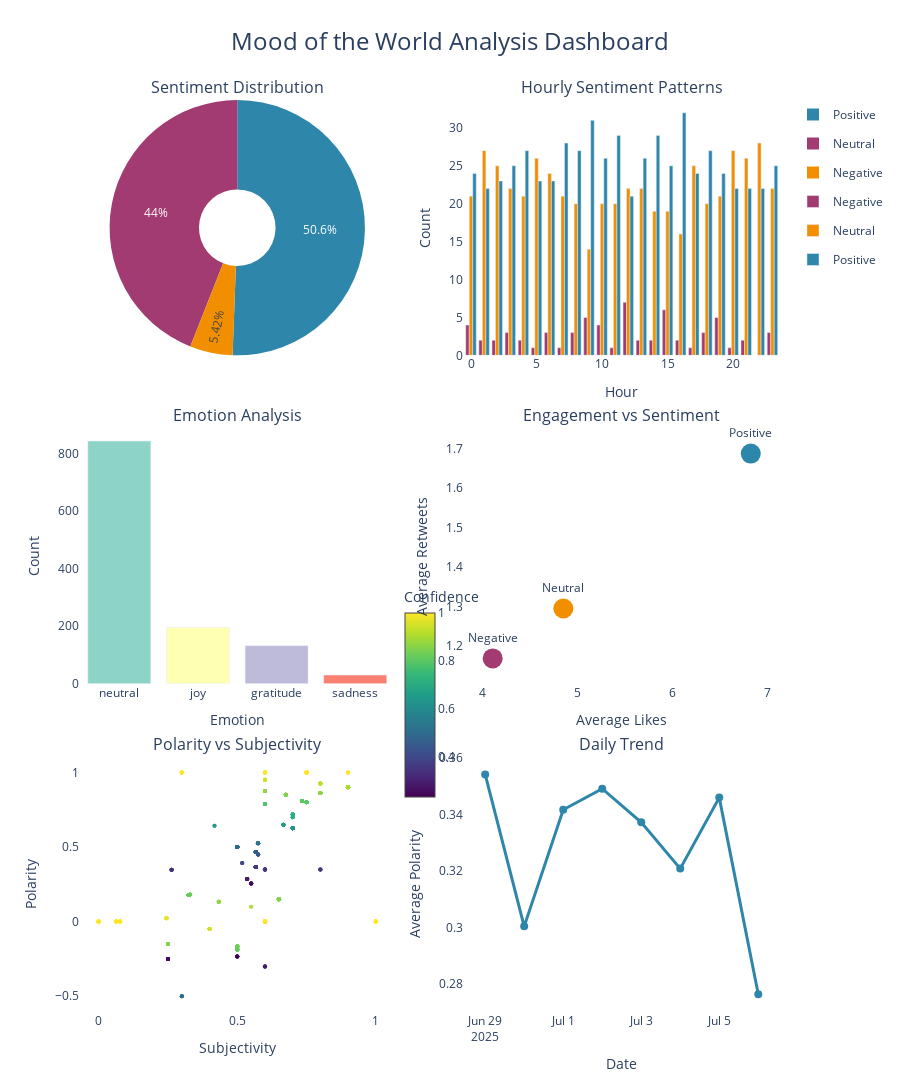
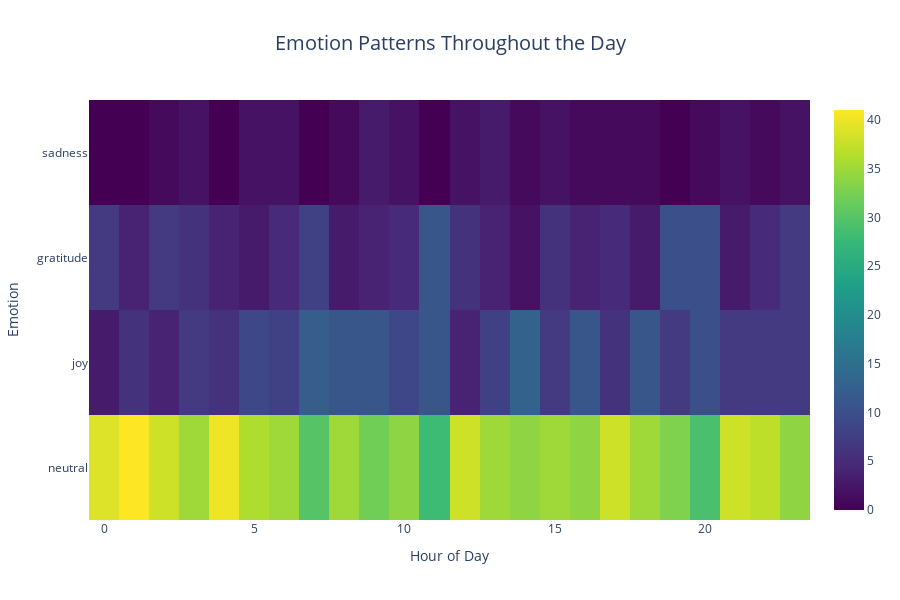
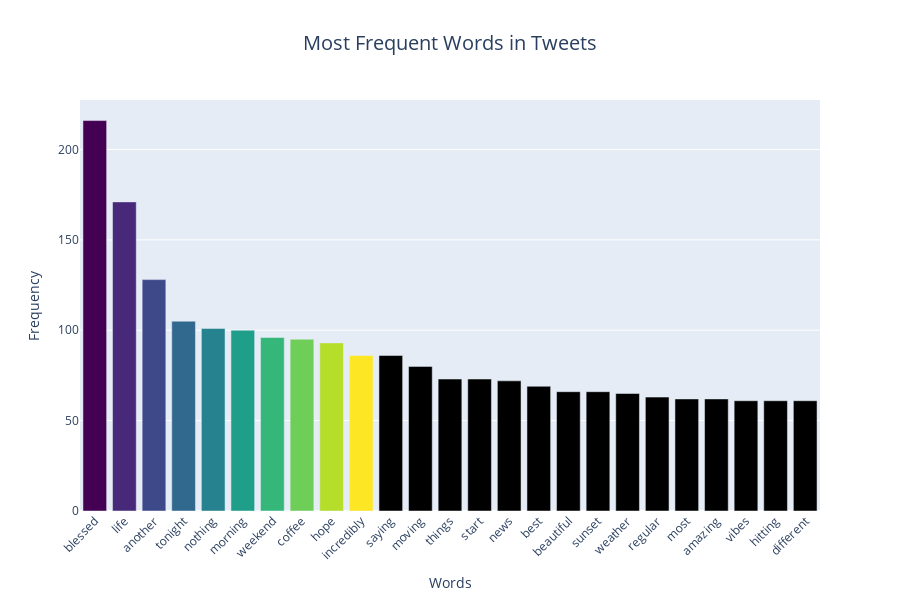
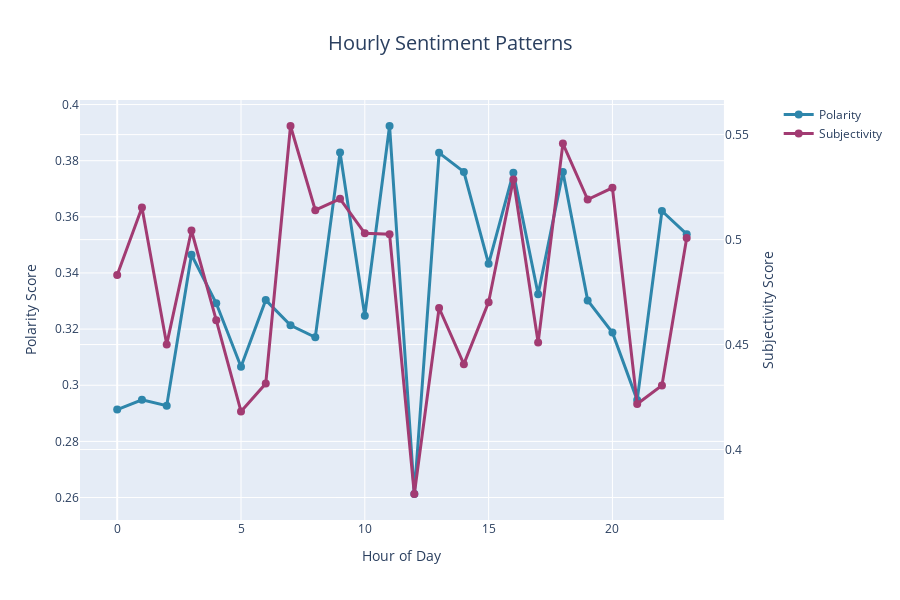

The code cell stored with these charts, in order, in its notebook:
### Markdown cell above
Version 2

### Code cell
class InteractivePlotter:
    def __init__(self, df, analyzer):
        self.df = df
        self.analyzer = analyzer

    def create_sentiment_dashboard(self):
        """Interactive Dashboard"""
        fig = make_subplots(
            rows=3, cols=2,
            subplot_titles=(
                'Sentiment Distribution',
                'Hourly Sentiment Patterns',
                'Emotion Analysis',
                'Engagement vs Sentiment',
                'Polarity vs Subjectivity',
                'Daily Trend'
            ),
            specs=[
                [{"type": "pie"}, {"type": "xy"}],
                [{"type": "xy"}, {"type": "xy"}],
                [{"type": "xy"}, {"type": "xy"}]
            ],
            vertical_spacing=0.08,
            horizontal_spacing=0.1
        )

        sentiment_counts = self.df['sentiment'].value_counts()
        colors = ['#2E86AB', '#A23B72', '#F18F01']

        fig.add_trace(go.Pie(
            labels=sentiment_counts.index,
            values=sentiment_counts.values,
            marker_colors=colors,
            hole=0.3,
            name="Sentiment",
            hovertemplate='<b>%{label}</b><br>Count: %{value}<br>Percentage: %{percent}<extra></extra>'
        ), row=1, col=1)

        hourly_sentiment = self.df.groupby(['hour', 'sentiment']).size().unstack(fill_value=0)
        sentiment_colors = {'Positive': '#2E86AB', 'Negative': '#A23B72', 'Neutral': '#F18F01'}

        for sentiment in hourly_sentiment.columns:
            if sentiment in sentiment_colors:
                fig.add_trace(go.Bar(
                    x=hourly_sentiment.index,
                    y=hourly_sentiment[sentiment],
                    name=f'{sentiment}',
                    marker_color=sentiment_colors[sentiment],
                    legendgroup=sentiment,
                    hovertemplate=f'<b>{sentiment}</b><br>Hour: %{{x}}<br>Count: %{{y}}<extra></extra>'
                ), row=1, col=2)

        emotion_counts = self.df['emotion'].value_counts().head(8)
        fig.add_trace(go.Bar(
            x=emotion_counts.index,
            y=emotion_counts.values,
            marker_color=px.colors.qualitative.Set3[:len(emotion_counts)],
            name="Emotions",
            showlegend=False,
            hovertemplate='<b>%{x}</b><br>Count: %{y}<extra></extra>'
        ), row=2, col=1)

        engagement_sentiment = self.df.groupby('sentiment').agg({
            'like_count': 'mean',
            'retweet_count': 'mean'
        }).reset_index()

        fig.add_trace(go.Scatter(
            x=engagement_sentiment['like_count'],
            y=engagement_sentiment['retweet_count'],
            mode='markers+text',
            text=engagement_sentiment['sentiment'],
            textposition='top center',
            marker=dict(
                size=20,
                color=[sentiment_colors.get(s, '#666666') for s in engagement_sentiment['sentiment']]
            ),
            name="Engagement",
            showlegend=False,
            hovertemplate='<b>%{text}</b><br>Avg Likes: %{x:.1f}<br>Avg Retweets: %{y:.1f}<extra></extra>'
        ), row=2, col=2)

        fig.add_trace(go.Scatter(
            x=self.df['subjectivity'],
            y=self.df['polarity'],
            mode='markers',
            marker=dict(
                color=self.df['confidence'],
                colorscale='viridis',
                size=4,
                opacity=0.6,
                showscale=True,
                colorbar=dict(
                    title="Confidence",
                    x=0.45,
                    len=0.25,
                    y=0.35
                )
            ),
            name="Tweets",
            showlegend=False,
            hovertemplate='<b>Tweet Analysis</b><br>Subjectivity: %{x:.2f}<br>Polarity: %{y:.2f}<br>Confidence: %{marker.color:.2f}<extra></extra>'
        ), row=3, col=1)

        daily_polarity = self.df.groupby(self.df['created_at'].dt.date)['polarity'].mean()
        fig.add_trace(go.Scatter(
            x=daily_polarity.index,
            y=daily_polarity.values,
            mode='lines+markers',
            line=dict(color='#2E86AB', width=3),
            marker=dict(size=8),
            name="Daily Trend",
            showlegend=False,
            hovertemplate='<b>Daily Trend</b><br>Date: %{x}<br>Avg Polarity: %{y:.3f}<extra></extra>'
        ), row=3, col=2)

        fig.update_layout(
            height=1200,
            title_text="Mood of the World Analysis Dashboard",
            title_font_size=24,
            title_x=0.5,
            font=dict(size=12),
            paper_bgcolor='white',
            plot_bgcolor='white'
        )

        fig.update_xaxes(title_text="Hour", row=1, col=2)
        fig.update_yaxes(title_text="Count", row=1, col=2)

        fig.update_xaxes(title_text="Emotion", row=2, col=1)
        fig.update_yaxes(title_text="Count", row=2, col=1)

        fig.update_xaxes(title_text="Average Likes", row=2, col=2)
        fig.update_yaxes(title_text="Average Retweets", row=2, col=2)

        fig.update_xaxes(title_text="Subjectivity", row=3, col=1)
        fig.update_yaxes(title_text="Polarity", row=3, col=1)

        fig.update_xaxes(title_text="Date", row=3, col=2)
        fig.update_yaxes(title_text="Average Polarity", row=3, col=2)

        return fig

    def create_emotion_heatmap(self):
        """Create emotion-time heatmap"""
        emotion_hour = self.df.groupby(['hour', 'emotion']).size().unstack(fill_value=0)

        top_emotions = self.df['emotion'].value_counts().head(8).index
        emotion_hour_filtered = emotion_hour[top_emotions] if len(top_emotions) > 0 else emotion_hour

        fig = go.Figure(data=go.Heatmap(
            z=emotion_hour_filtered.T.values,
            x=emotion_hour_filtered.index,
            y=emotion_hour_filtered.columns,
            colorscale='viridis',
            hoverongaps=False,
            hovertemplate='<b>Emotion Pattern</b><br>Hour: %{x}<br>Emotion: %{y}<br>Count: %{z}<extra></extra>'
        ))

        fig.update_layout(
            title='Emotion Patterns Throughout the Day',
            title_font_size=20,
            title_x=0.5,
            xaxis_title='Hour of Day',
            yaxis_title='Emotion',
            height=600,
            width=900,
            font=dict(size=12)
        )

        return fig

    def create_word_frequency_chart(self):
        """Create word frequency visualization"""
        all_text = ' '.join(self.df['text'].astype(str))

        words = re.findall(r'\b[a-zA-Z]{4,}\b', all_text.lower())
        stop_words = {
            'the', 'and', 'for', 'are', 'but', 'not', 'you', 'all', 'can', 'had', 'her', 'was', 'one', 'our', 'out', 'day', 'get', 'has', 'him',
            'his', 'how', 'man', 'new', 'now', 'old', 'see', 'two', 'way', 'who', 'boy', 'did', 'its', 'let', 'put', 'say', 'she', 'too', 'use',
            'that', 'with', 'have', 'this', 'will', 'your', 'from', 'they', 'know', 'want', 'been', 'good', 'much', 'some', 'time', 'very',
            'when', 'come', 'here', 'just', 'like', 'long', 'make', 'many', 'over', 'such', 'take', 'than', 'them', 'well', 'were', 'what',
            'today', 'just', 'going', 'really', 'think', 'feel', 'feeling', 'great', 'dont', 'cant', 'wont', 'youre', 'thats', 'there',
            'right', 'could', 'would', 'should', 'might', 'being', 'doing', 'having', 'getting', 'looking', 'working', 'trying'
        }

        filtered_words = [word for word in words if word not in stop_words and len(word) > 3]
        word_freq = Counter(filtered_words).most_common(25)

        if word_freq:
            words_list, counts_list = zip(*word_freq)
        else:
            words_list, counts_list = ['sample', 'words', 'here'], [10, 8, 5]

        fig = go.Figure(data=go.Bar(
            x=list(words_list),
            y=list(counts_list),
            marker_color=px.colors.sequential.Viridis,
            hovertemplate='<b>Word Frequency</b><br>Word: %{x}<br>Frequency: %{y}<extra></extra>'
        ))

        fig.update_layout(
            title='Most Frequent Words in Tweets',
            title_font_size=20,
            title_x=0.5,
            xaxis_title='Words',
            yaxis_title='Frequency',
            height=600,
            width=900,
            xaxis_tickangle=-45,
            font=dict(size=12)
        )

        return fig

    def create_time_series_analysis(self):
        """Create detailed time series analysis"""
        hourly_data = self.df.groupby('hour').agg({
            'polarity': 'mean',
            'subjectivity': 'mean',
            'confidence': 'mean'
        }).reset_index()

        fig = make_subplots(specs=[[{"secondary_y": True}]])

        fig.add_trace(
            go.Scatter(
                x=hourly_data['hour'],
                y=hourly_data['polarity'],
                mode='lines+markers',
                name='Polarity',
                line=dict(color='#2E86AB', width=3),
                marker=dict(size=8),
                hovertemplate='<b>Polarity</b><br>Hour: %{x}<br>Score: %{y:.3f}<extra></extra>'
            ),
            secondary_y=False,
        )

        fig.add_trace(
            go.Scatter(
                x=hourly_data['hour'],
                y=hourly_data['subjectivity'],
                mode='lines+markers',
                name='Subjectivity',
                line=dict(color='#A23B72', width=3),
                marker=dict(size=8),
                hovertemplate='<b>Subjectivity</b><br>Hour: %{x}<br>Score: %{y:.3f}<extra></extra>'
            ),
            secondary_y=True,
        )

        fig.update_xaxes(title_text="Hour of Day")
        fig.update_yaxes(title_text="Polarity Score", secondary_y=False)
        fig.update_yaxes(title_text="Subjectivity Score", secondary_y=True)

        fig.update_layout(
            title='Hourly Sentiment Patterns',
            title_font_size=20,
            title_x=0.5,
            height=600,
            width=900,
            hovermode='x unified',
            font=dict(size=12)
        )

        return fig

    def display_all_plots(self):
        """Display all plots with proper Colab formatting"""
        print("Interactive Visualizations...")
        print("=" * 60)

        print("\n Sentiment Dashboard...")
        dashboard_fig = self.create_sentiment_dashboard()
        dashboard_fig.show()

        print("\n Emotion Heatmap...")
        emotion_heatmap = self.create_emotion_heatmap()
        emotion_heatmap.show()

        print("\n Word Frequency Analysis...")
        word_freq_fig = self.create_word_frequency_chart()
        word_freq_fig.show()

        print("\n Time Series Analysis...")
        time_series_fig = self.create_time_series_analysis()
        time_series_fig.show()

        interactive_plotter = InteractivePlotter(df_tweets, analyzer)

print("Interactive Visualizations")
print("=" * 60)

interactive_plotter = InteractivePlotter(df_tweets, analyzer)

print("\n Sentiment Dashboard...")
dashboard_fig = interactive_plotter.create_sentiment_dashboard()
dashboard_fig.show()

print("\n Emotion Heatmap...")
emotion_heatmap = interactive_plotter.create_emotion_heatmap()
emotion_heatmap.show()

print("\n Word Frequency Analysis...")
word_freq_fig = interactive_plotter.create_word_frequency_chart()
word_freq_fig.show()

print("\n Time Series Analysis...")
time_series_fig = interactive_plotter.create_time_series_analysis()
time_series_fig.show()

### Figure 1 — Plotly figure (JSON) as saved in the notebook; plotly's stock layout.template omitted (floating-point values rounded to 4 significant figures; data arrays with more than 128 entries replaced by an {"elided": "..."} marker saying what was removed)
{"data": [{"hole": 0.3, "hovertemplate": "<b>%{label}</b><br>Count: %{value}<br>Percentage: %{percent}<extra></extra>", "labels": ["Positive", "Neutral", "Negative"], "marker": {"colors": ["#2E86AB", "#A23B72", "#F18F01"]}, "name": "Sentiment", "values": [607, 528, 65], "type": "pie", "domain": {"x": [0, 0.45], "y": [0.72, 1]}}, {"hovertemplate": "<b>Negative</b><br>Hour: %{x}<br>Count: %{y}<extra></extra>", "legendgroup": "Negative", "marker": {"color": "#A23B72"}, "name": "Negative", "x": [0, 1, 2, 3, 4, 5, 6, 7, 8, 9, 10, 11, 12, 13, 14, 15, 16, 17, 18, 19, 20, 21, 22, 23], "y": [4, 2, 2, 3, 2, 1, 3, 1, 3, 5, 4, 1, 7, 2, 2, 6, 2, 1, 3, 5, 1, 2, 0, 3], "type": "bar", "xaxis": "x", "yaxis": "y"}, {"hovertemplate": "<b>Neutral</b><br>Hour: %{x}<br>Count: %{y}<extra></extra>", "legendgroup": "Neutral", "marker": {"color": "#F18F01"}, "name": "Neutral", "x": [0, 1, 2, 3, 4, 5, 6, 7, 8, 9, 10, 11, 12, 13, 14, 15, 16, 17, 18, 19, 20, 21, 22, 23], "y": [21, 27, 25, 22, 21, 26, 24, 21, 20, 14, 20, 20, 22, 22, 19, 19, 16, 25, 20, 21, 27, 26, 28, 22], "type": "bar", "xaxis": "x", "yaxis": "y"}, {"hovertemplate": "<b>Positive</b><br>Hour: %{x}<br>Count: %{y}<extra></extra>", "legendgroup": "Positive", "marker": {"color": "#2E86AB"}, "name": "Positive", "x": [0, 1, 2, 3, 4, 5, 6, 7, 8, 9, 10, 11, 12, 13, 14, 15, 16, 17, 18, 19, 20, 21, 22, 23], "y": [24, 22, 23, 25, 27, 23, 23, 28, 27, 31, 26, 29, 21, 26, 29, 25, 32, 24, 27, 24, 22, 22, 22, 25], "type": "bar", "xaxis": "x", "yaxis": "y"}, {"hovertemplate": "<b>%{x}</b><br>Count: %{y}<extra></extra>", "marker": {"color": ["rgb(141,211,199)", "rgb(255,255,179)", "rgb(190,186,218)", "rgb(251,128,114)"]}, "name": "Emotions", "showlegend": false, "x": ["neutral", "joy", "gratitude", "sadness"], "y": [843, 195, 132, 30], "type": "bar", "xaxis": "x2", "yaxis": "y2"}, {"hovertemplate": "<b>%{text}</b><br>Avg Likes: %{x:.1f}<br>Avg Retweets: %{y:.1f}<extra></extra>", "marker": {"color": ["#A23B72", "#F18F01", "#2E86AB"], "size": 20}, "mode": "markers+text", "name": "Engagement", "showlegend": false, "text": ["Negative", "Neutral", "Positive"], "textposition": "top center", "x": [4.108, 4.85, 6.82], "y": [1.169, 1.295, 1.687], "type": "scatter", "xaxis": "x3", "yaxis": "y3"}, {"hovertemplate": "<b>Tweet Analysis</b><br>Subjectivity: %{x:.2f}<br>Polarity: %{y:.2f}<br>Confidence: %{marker.color:.2f}<extra></extra>", "marker": {"color": {"elided": "1200 float values"}, "colorbar": {"len": 0.25, "title": {"text": "Confidence"}, "x": 0.45, "y": 0.35}, "colorscale": [[0, "#440154"], [0.1111, "#482878"], [0.2222, "#3e4989"], [0.3333, "#31688e"], [0.4444, "#26828e"], [0.5556, "#1f9e89"], [0.6667, "#35b779"], [0.7778, "#6ece58"], [0.8889, "#b5de2b"], [1, "#fde725"]], "opacity": 0.6, "showscale": true, "size": 4}, "mode": "markers", "name": "Tweets", "showlegend": false, "x": {"elided": "1200 float values"}, "y": {"elided": "1200 float values"}, "type": "scatter", "xaxis": "x4", "yaxis": "y4"}, {"hovertemplate": "<b>Daily Trend</b><br>Date: %{x}<br>Avg Polarity: %{y:.3f}<extra></extra>", "line": {"color": "#2E86AB", "width": 3}, "marker": {"size": 8}, "mode": "lines+markers", "name": "Daily Trend", "showlegend": false, "x": ["2025-06-29", "2025-06-30", "2025-07-01", "2025-07-02", "2025-07-03", "2025-07-04", "2025-07-05", "2025-07-06"], "y": [0.3542, 0.3004, 0.3417, 0.3492, 0.3373, 0.3209, 0.346, 0.2764], "type": "scatter", "xaxis": "x5", "yaxis": "y5"}], "layout": {"xaxis": {"anchor": "y", "domain": [0.55, 1], "title": {"text": "Hour"}}, "yaxis": {"anchor": "x", "domain": [0.72, 1], "title": {"text": "Count"}}, "xaxis2": {"anchor": "y2", "domain": [0, 0.45], "title": {"text": "Emotion"}}, "yaxis2": {"anchor": "x2", "domain": [0.36, 0.64], "title": {"text": "Count"}}, "xaxis3": {"anchor": "y3", "domain": [0.55, 1], "title": {"text": "Average Likes"}}, "yaxis3": {"anchor": "x3", "domain": [0.36, 0.64], "title": {"text": "Average Retweets"}}, "xaxis4": {"anchor": "y4", "domain": [0, 0.45], "title": {"text": "Subjectivity"}}, "yaxis4": {"anchor": "x4", "domain": [0, 0.28], "title": {"text": "Polarity"}}, "xaxis5": {"anchor": "y5", "domain": [0.55, 1], "title": {"text": "Date"}}, "yaxis5": {"anchor": "x5", "domain": [0, 0.28], "title": {"text": "Average Polarity"}}, "annotations": [{"font": {"size": 16}, "showarrow": false, "text": "Sentiment Distribution", "x": 0.225, "xanchor": "center", "xref": "paper", "y": 1, "yanchor": "bottom", "yref": "paper"}, {"font": {"size": 16}, "showarrow": false, "text": "Hourly Sentiment Patterns", "x": 0.775, "xanchor": "center", "xref": "paper", "y": 1, "yanchor": "bottom", "yref": "paper"}, {"font": {"size": 16}, "showarrow": false, "text": "Emotion Analysis", "x": 0.225, "xanchor": "center", "xref": "paper", "y": 0.64, "yanchor": "bottom", "yref": "paper"}, {"font": {"size": 16}, "showarrow": false, "text": "Engagement vs Sentiment", "x": 0.775, "xanchor": "center", "xref": "paper", "y": 0.64, "yanchor": "bottom", "yref": "paper"}, {"font": {"size": 16}, "showarrow": false, "text": "Polarity vs Subjectivity", "x": 0.225, "xanchor": "center", "xref": "paper", "y": 0.28, "yanchor": "bottom", "yref": "paper"}, {"font": {"size": 16}, "showarrow": false, "text": "Daily Trend", "x": 0.775, "xanchor": "center", "xref": "paper", "y": 0.28, "yanchor": "bottom", "yref": "paper"}], "title": {"font": {"size": 24}, "text": "Mood of the World Analysis Dashboard", "x": 0.5}, "font": {"size": 12}, "height": 1200, "paper_bgcolor": "white", "plot_bgcolor": "white"}}

### Figure 2 — Plotly figure (JSON) as saved in the notebook; plotly's stock layout.template omitted (floating-point values rounded to 4 significant figures)
{"data": [{"colorscale": [[0, "#440154"], [0.1111, "#482878"], [0.2222, "#3e4989"], [0.3333, "#31688e"], [0.4444, "#26828e"], [0.5556, "#1f9e89"], [0.6667, "#35b779"], [0.7778, "#6ece58"], [0.8889, "#b5de2b"], [1, "#fde725"]], "hoverongaps": false, "hovertemplate": "<b>Emotion Pattern</b><br>Hour: %{x}<br>Emotion: %{y}<br>Count: %{z}<extra></extra>", "x": [0, 1, 2, 3, 4, 5, 6, 7, 8, 9, 10, 11, 12, 13, 14, 15, 16, 17, 18, 19, 20, 21, 22, 23], "y": ["neutral", "joy", "gratitude", "sadness"], "z": [[39, 41, 38, 35, 40, 36, 35, 30, 35, 32, 34, 28, 38, 35, 34, 35, 34, 38, 35, 33, 29, 38, 37, 34], [3, 6, 4, 7, 6, 9, 8, 12, 11, 11, 9, 11, 4, 8, 13, 7, 11, 6, 11, 7, 10, 7, 7, 7], [7, 4, 7, 6, 4, 3, 5, 8, 3, 4, 5, 11, 6, 4, 2, 6, 4, 5, 3, 10, 10, 3, 5, 7], [0, 0, 1, 2, 0, 2, 2, 0, 1, 3, 2, 0, 2, 3, 1, 2, 1, 1, 1, 0, 1, 2, 1, 2]], "type": "heatmap"}], "layout": {"title": {"text": "Emotion Patterns Throughout the Day", "font": {"size": 20}, "x": 0.5}, "font": {"size": 12}, "xaxis": {"title": {"text": "Hour of Day"}}, "yaxis": {"title": {"text": "Emotion"}}, "height": 600, "width": 900}}

### Figure 3 — Plotly figure (JSON) as saved in the notebook; plotly's stock layout.template omitted (floating-point values rounded to 4 significant figures)
{"data": [{"hovertemplate": "<b>Word Frequency</b><br>Word: %{x}<br>Frequency: %{y}<extra></extra>", "marker": {"color": ["#440154", "#482878", "#3e4989", "#31688e", "#26828e", "#1f9e89", "#35b779", "#6ece58", "#b5de2b", "#fde725"]}, "x": ["blessed", "life", "another", "tonight", "nothing", "morning", "weekend", "coffee", "hope", "incredibly", "saying", "moving", "things", "start", "news", "best", "beautiful", "sunset", "weather", "regular", "most", "amazing", "vibes", "hitting", "different"], "y": [216, 171, 128, 105, 101, 100, 96, 95, 93, 86, 86, 80, 73, 73, 72, 69, 66, 66, 65, 63, 62, 62, 61, 61, 61], "type": "bar"}], "layout": {"title": {"text": "Most Frequent Words in Tweets", "font": {"size": 20}, "x": 0.5}, "xaxis": {"title": {"text": "Words"}, "tickangle": -45}, "font": {"size": 12}, "yaxis": {"title": {"text": "Frequency"}}, "height": 600, "width": 900}}

### Figure 4 — Plotly figure (JSON) as saved in the notebook; plotly's stock layout.template omitted (floating-point values rounded to 4 significant figures)
{"data": [{"hovertemplate": "<b>Polarity</b><br>Hour: %{x}<br>Score: %{y:.3f}<extra></extra>", "line": {"color": "#2E86AB", "width": 3}, "marker": {"size": 8}, "mode": "lines+markers", "name": "Polarity", "x": [0, 1, 2, 3, 4, 5, 6, 7, 8, 9, 10, 11, 12, 13, 14, 15, 16, 17, 18, 19, 20, 21, 22, 23], "y": [0.2913, 0.2948, 0.2927, 0.3465, 0.3292, 0.3066, 0.3303, 0.3214, 0.3171, 0.3829, 0.3248, 0.3924, 0.2613, 0.3828, 0.376, 0.3432, 0.3757, 0.3324, 0.3759, 0.3302, 0.3188, 0.2947, 0.3621, 0.3538], "type": "scatter", "xaxis": "x", "yaxis": "y"}, {"hovertemplate": "<b>Subjectivity</b><br>Hour: %{x}<br>Score: %{y:.3f}<extra></extra>", "line": {"color": "#A23B72", "width": 3}, "marker": {"size": 8}, "mode": "lines+markers", "name": "Subjectivity", "x": [0, 1, 2, 3, 4, 5, 6, 7, 8, 9, 10, 11, 12, 13, 14, 15, 16, 17, 18, 19, 20, 21, 22, 23], "y": [0.4832, 0.5153, 0.4501, 0.5043, 0.4616, 0.4182, 0.4315, 0.5541, 0.514, 0.5194, 0.503, 0.5026, 0.3788, 0.4674, 0.4407, 0.4702, 0.5286, 0.4509, 0.5457, 0.519, 0.5247, 0.4217, 0.4305, 0.5007], "type": "scatter", "xaxis": "x", "yaxis": "y2"}], "layout": {"xaxis": {"anchor": "y", "domain": [0, 0.94], "title": {"text": "Hour of Day"}}, "yaxis": {"anchor": "x", "domain": [0, 1], "title": {"text": "Polarity Score"}}, "yaxis2": {"anchor": "x", "overlaying": "y", "side": "right", "title": {"text": "Subjectivity Score"}}, "title": {"text": "Hourly Sentiment Patterns", "font": {"size": 20}, "x": 0.5}, "font": {"size": 12}, "height": 600, "width": 900, "hovermode": "x unified"}}
